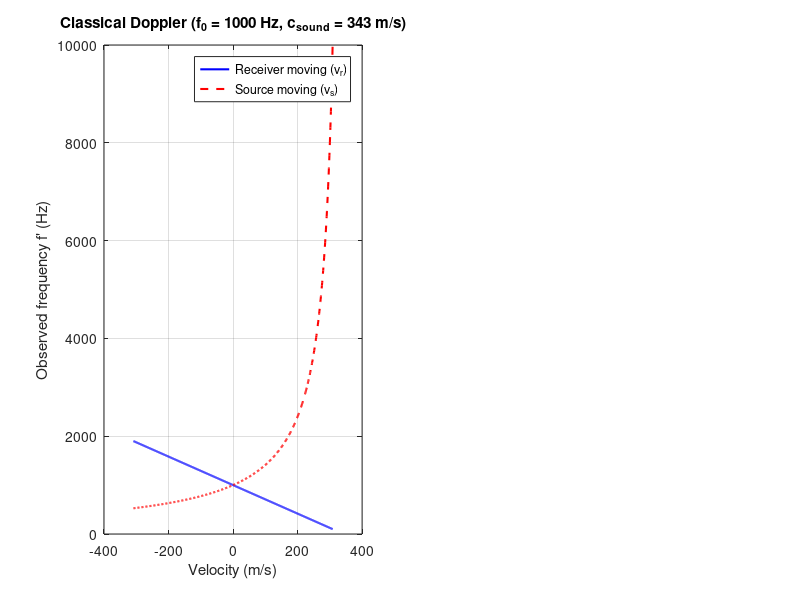

Write MATLAB code to recreate this figure. (Note: this script raises an error after producing the figure.)

% Doppler_vs_speed.m
f0 = 1000;                 % emitted frequency (Hz)
c_sound = 343;             % speed of sound (m/s)
c_light = 299792458;       % speed of light (m/s)

% speed ranges (m/s)
vR = linspace(-0.9*c_sound, 0.9*c_sound, 800); % receiver velocity (toward +ve is toward source negative)
vS = linspace(-0.9*c_sound, 0.9*c_sound, 800); % source velocity (toward +ve is toward receiver positive)

% Classical acoustic Doppler:
% Receiver moving (source stationary): f' = f0 * (c - v_r)/c
f_r_receiver = f0 .* (c_sound - vR) ./ c_sound;

% Source moving (receiver stationary): f' = f0 * c / (c - v_s)
f_r_source = f0 .* c_sound ./ (c_sound - vS);

% Both moving (general classical): f' = f0 * (c - v_r) / (c - v_s)
% Make a 2D surface for combined velocities (vR_grid rows, vS_grid cols)
[vR_grid, vS_grid] = meshgrid(linspace(-0.8*c_sound,0.8*c_sound,201), linspace(-0.8*c_sound,0.8*c_sound,201));
f_both = f0 .* (c_sound - vR_grid) ./ (c_sound - vS_grid);

% Relativistic Doppler for EM (one-dimensional relative speed v_rel; positive means approaching)
v_rel = linspace(-0.99*c_light, 0.99*c_light, 800);
beta = v_rel ./ c_light;
f_rel = f0 .* sqrt((1 + beta) ./ (1 - beta));

% Plot 1: receiver and source separate
figure;
subplot(1,2,1)
plot(vR, f_r_receiver, 'b-', 'LineWidth',1.5); hold on
plot(vS, f_r_source, 'r--', 'LineWidth',1.5);
xlabel('Velocity (m/s)')
ylabel('Observed frequency f'' (Hz)')
title(sprintf('Classical Doppler (f_0 = %g Hz, c_{sound} = %g m/s)', f0, c_sound))
legend('Receiver moving (v_r)','Source moving (v_s)','Location','best')
grid on
xline(0,'k:'); hold off

% Plot 2: relativistic and combined acoustic surface (slice)
subplot(1,2,2)
% show relativistic curve (scaled to same axis using c_light; plot small velocities for clarity)
v_rel_small = linspace(-0.99*c_sound, 0.99*c_sound, 800);
beta_small = v_rel_small ./ c_light;
f_rel_small = f0 .* sqrt((1 + beta_small) ./ (1 - beta_small));
plot(v_rel_small, f_rel_small, 'm-', 'LineWidth',1.5); hold on
% show symmetric combined acoustic cases for v_s = -v_r (approach vs recede)
v = linspace(-0.9*c_sound,0.9*c_sound,400);
f_both_sym = f0 .* (c_sound - v) ./ (c_sound + v); % v_r = v, v_s = -v (approaching each other)
plot(v, f_both_sym, 'g-.', 'LineWidth',1.5)
xlabel('Relative velocity (m/s)')
ylabel('Observed frequency f'' (Hz)')
title('Relativistic (EM) vs Acoustic combined (approach/recede)')
legend('Relativistic Doppler (EM)','Acoustic both moving (v_r = -v_s)','Location','best')
grid on
hold off

% Optional: figure showing 2D surface of f' for combined v_r, v_s
figure;
imagesc(linspace(-0.8*c_sound,0.8*c_sound,201), linspace(-0.8*c_sound,0.8*c_sound,201), f_both)
axis xy; colorbar
xlabel('Source velocity v_s (m/s)')
ylabel('Receiver velocity v_r (m/s)')
title('Observed frequency f'' (Hz) for combined v_r, v_s (classical)')